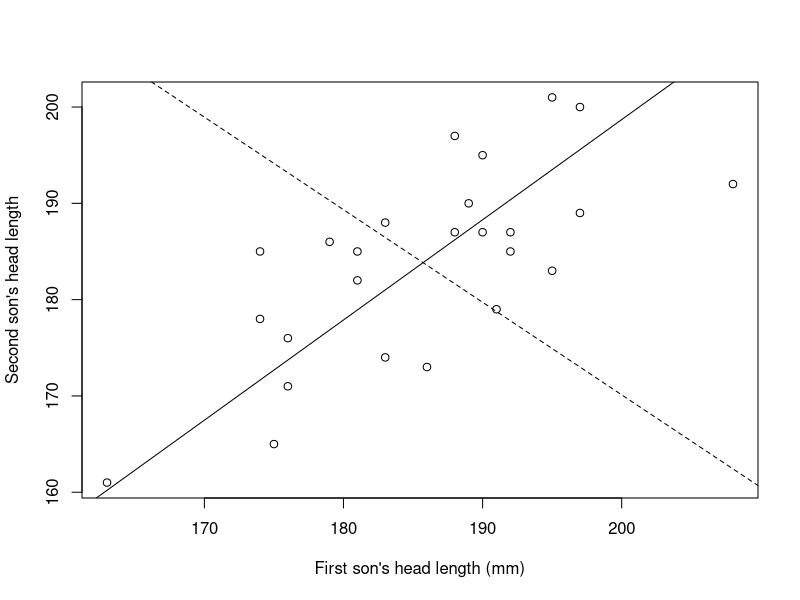

Reproduce this figure in R.
headsize <- data.frame(
    head1 = c(191,195,181,183,176,208,189,197,188,192,179,183,174,190,188,163,195,186,181,175,192,174,176,197,190),
    head2 = c(179,201,185,188,171,192,190,189,197,187,186,174,185,195,187,161,183,173,182,165,185,178,176,200,187),
    breadth1 = c(155,149,148,153,144,157,150,159,152,150,158,147,150,159,151,137,155,153,145,140,154,143,139,167,163),
    breadth2 = c(145,152,149,149,142,152,149,152,159,151,148,147,152,157,158,130,158,148,146,137,152,147,143,158,150)

)
head_data <- headsize[, c("head1", "head2")]
colMeans(head_data)
cov(head_data)
head_pca <- princomp(x = head_data)
head_pca
print(summary(head_pca), loadings = TRUE)

v1 <- 12.691 *12.697
v2 <- 5.215* 5.215
v1
v2

a1<- 183.84-0.721*185.72/0.693
# slope component 1 
b1<- 0.721/0.693
a2<- 183.84-(-0.693*185.72/0.721)
# slope component 2
b2<- -0.693/0.721
a1
b1
a2
b2

plot(head_data, xlab = "First son's head length (mm)", ylab = "Second son's head length")
abline(a1, b1)
abline(a2, b2, lty = 2)